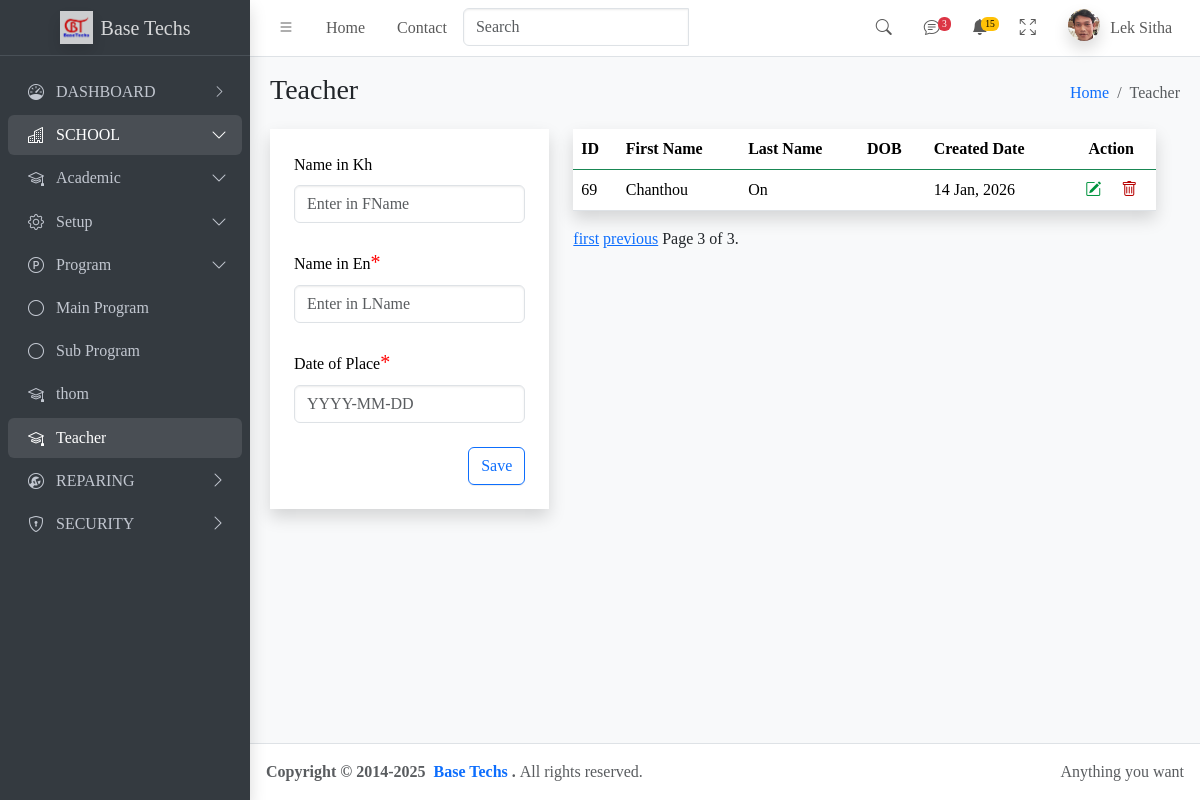
Before: /teacher/?page=3 with the older database file.
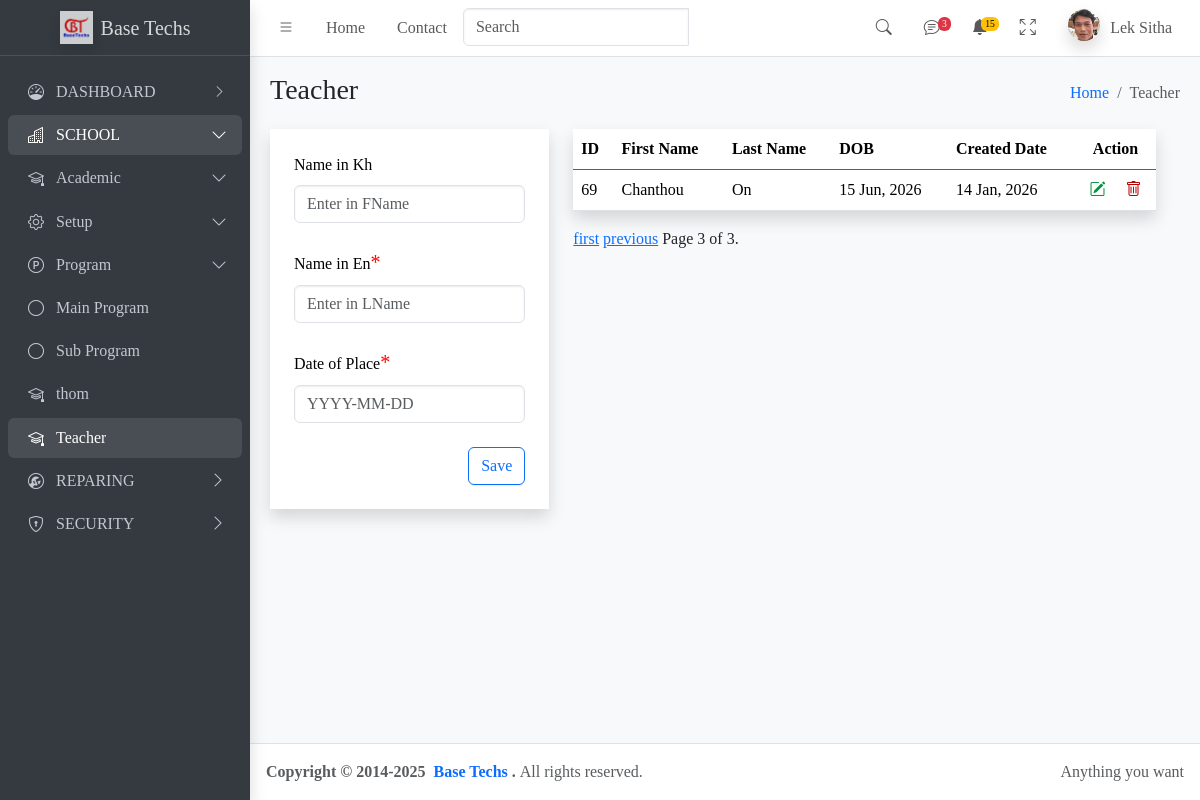
After: the same page with the newer database file.
### apps/teacher/models.py (models this page shows, shortened)
class Teacher(models.Model):
    fname=models.CharField(max_length=200)
    lname=models.CharField(max_length=200)
    dob=models.DateField(null=True,blank=True)
    teacher_image=models.ImageField(null=True,blank=True)
    created_at=models.DateTimeField(auto_now_add=True)

### apps/teacher/views.py (the view)
# urls.py: path('teacher/',view=views.teacher,name="teacher"),
def teacher(request):
    tform=TeacherForm()
    tea=Teacher.objects.all().order_by('-created_at')
    paginator=Paginator(tea,3)
    page_number = request.GET.get('page')
    try:
        page_obj = paginator.get_page(page_number)
    except PageNotAnInteger:
        page_obj = paginator.get_page(1)
    except EmptyPage:
        page_obj = paginator.get_page(paginator.num_pages)
    context={
             'tForm':tform,
             'button':'Save',
             'teachers':page_obj,
             }
    return render(request,'teacher.html',context)

### apps/teacher/form.py
class TeacherForm(ModelForm):
    class Meta:
        model=Teacher
        fields="__all__"
    def __init__(self,*args,**kwargs):
        super().__init__(*args,**kwargs)
        self.fields['fname'].widget.attrs.update({'class':'form-control','placeholder': 'Enter in FName','id':'txtfname_save','autocomplete': 'off'})
        self.fields['lname'].widget.attrs.update({'class':'form-control','placeholder': 'Enter in LName','id':'txtlname_save'})
        self.fields['dob'].widget.attrs.update({
                'class': 'form-control datepicker',
                'placeholder': 'YYYY-MM-DD',
                'autocomplete': 'off'
            })

### apps/teacher/templates/teacher.html (shortened to what this page needs)
{%extends 'main.html'%}
 {%block contentheader%} Teacher {%endblock%}
 {%block breadcrumb%} Teacher {%endblock%}
{%block search_textbox%}
<div class="input-group">
 {%include 'partials/search-textbox_teacher.html'%}
 {%include 'partials/spinner_teacher.html'%}
</div>
{%endblock%}
{%block content%}
<div class="row">
  <div class="row" id="myRow">
    {%include 'partials/save-form_teacher.html'%}
    {%include 'partials/detail-list_teacher.html'%}
  </div>
</div>
{%endblock%}

### apps/teacher/templates/partials/data_row-teacher.html
<tr>
  <td>{{teacher.id}}</td>
  <td>{{teacher.fname}}</td>
  <td>{{teacher.lname}}</td>
  <td>{{teacher.dob|date:"d M, Y"}}</td>
  <td>{{teacher.created_at|date:"d M, Y"}}</td>
  <td class="text-center">
    <a href="javascript:void(0);"
      ><i
        class="edit-icon bi bi-pencil-square"
        hx-get="{%url 'update' teacher.id%}"
        hx-trigger="click"
        hx-target="#teachme"
        hx-swap="innerHTML"
      ></i></a
    >&ensp;&ensp;
    <a href="javascript:void(0);"
      ><i
        class="delete-icon bi bi-trash"
        hx-get="{% url 'delete_teacher' teacher.id %}"
        hx-target="#modal_content"
        hx-trigger="click"
        hx-swap="innerHTML"
        data-bs-toggle="modal"
        data-bs-target="#modal_teacher"
        class="btn btn-danger"
      ></i
    ></a>
  </td>
</tr>

Changed rows visible on the page:
changed Teacher "Chanthou": dob (not shown) → "15 Jun, 2026"
